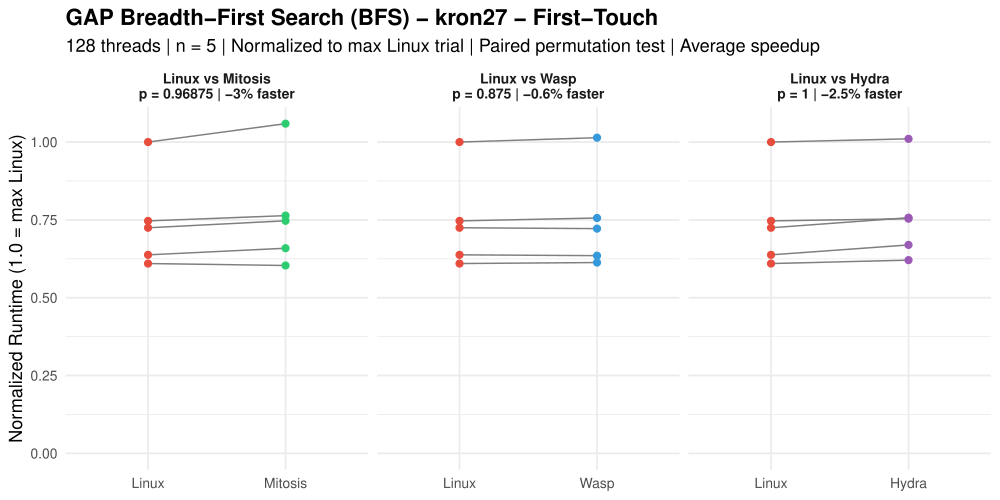

Here is the R script that generated this plot:



###############################################################################
###                              bfs.R                                      ###
###############################################################################

library(ggplot2)

# =============================================================================
# RAW DATA: Trial Times (seconds) – BFS Benchmark
# 128 threads, n=5, repl_order_9 for Hydra
# Source: rawdata.txt
# =============================================================================

data <- list(
  # --- LINUX First-Touch ---
  linux_ft_kron27  = c(0.39534, 0.29521, 0.24107, 0.28652, 0.25213),
  linux_ft_kron28  = c(0.43326, 0.38893, 0.58089, 0.35885, 0.47656),
  linux_ft_kron29  = c(0.98460, 0.77534, 0.60090, 0.75869, 1.08126),
  linux_ft_kron30  = c(1.24678, 2.66584, 1.51447, 2.96633, 1.20656),
  linux_ft_uni27   = c(0.79836, 0.60190, 0.60209, 0.70992, 0.59170),
  linux_ft_uni28   = c(2.24256, 1.85336, 2.32016, 2.02002, 2.05999),
  linux_ft_uni29   = c(2.81867, 2.96304, 5.97070, 2.55078, 2.80120),
  linux_ft_uni30   = c(4.99616, 5.11766, 4.72721, 4.79570, 5.16856),
  linux_ft_twitter = c(0.19449, 0.16970, 0.19503, 0.24759, 0.18189),
  linux_ft_web     = c(0.31523, 0.31139, 0.28996, 0.29125, 0.31093),
  linux_ft_road    = c(0.68861, 0.64204, 0.52577, 0.57417, 0.64966),
  
  # --- LINUX Interleaved ---
  linux_il_kron27  = c(0.34702, 0.18948, 0.16800, 0.20039, 0.21128),
  linux_il_kron28  = c(0.34756, 0.32015, 0.34142, 0.29481, 0.32253),
  linux_il_kron29  = c(0.59040, 0.58410, 0.51100, 0.56126, 0.79681),
  linux_il_kron30  = c(0.99960, 1.84978, 1.08629, 2.13583, 0.93249),
  linux_il_uni27   = c(0.35050, 0.29219, 0.29479, 0.29942, 0.29321),
  linux_il_uni28   = c(0.88142, 0.77727, 1.03920, 0.86755, 0.80848),
  linux_il_uni29   = c(1.41583, 1.50662, 2.19409, 1.26200, 1.40013),
  linux_il_uni30   = c(2.42604, 2.46590, 2.31227, 2.28579, 2.56193),
  linux_il_twitter = c(0.15514, 0.15950, 0.19205, 0.25068, 0.13496),
  linux_il_web     = c(0.20378, 0.19050, 0.18285, 0.18586, 0.19646),
  linux_il_road    = c(0.79331, 0.74093, 0.62783, 0.66626, 0.75095),
  
  # --- MITOSIS Replicated ---
  mitosis_ft_kron27  = c(0.41867, 0.30193, 0.23858, 0.29534, 0.26052),
  mitosis_ft_kron28  = c(0.42969, 0.40048, 0.59270, 0.36506, 0.48361),
  mitosis_ft_kron29  = c(0.97510, 0.81908, 0.63746, 0.80791, 1.08561),
  mitosis_ft_kron30  = c(1.31398, 2.49550, 1.52288, 2.76670, 1.23986),
  mitosis_ft_uni27   = c(0.73725, 0.52245, 0.57123, 0.56808, 0.55668),
  mitosis_ft_uni28   = c(2.09228, 1.81765, 2.40155, 2.05249, 1.88179),
  mitosis_ft_uni29   = c(2.88626, 2.98424, 6.24052, 2.59952, 2.81901),
  mitosis_ft_uni30   = c(5.04417, 5.03641, 4.84113, 4.69046, 5.18991),
  mitosis_ft_twitter = c(0.18883, 0.16984, 0.20095, 0.25039, 0.17003),
  mitosis_ft_web     = c(0.30973, 0.31561, 0.29135, 0.29331, 0.31523),
  mitosis_ft_road    = c(0.71911, 0.68368, 0.55110, 0.59389, 0.68273),
  
  # --- MITOSIS Replicated+Interleaved ---
  mitosis_il_kron27  = c(0.36246, 0.19492, 0.17367, 0.19305, 0.21576),
  mitosis_il_kron28  = c(0.36615, 0.33031, 0.34888, 0.29681, 0.33247),
  mitosis_il_kron29  = c(0.60279, 0.57770, 0.51555, 0.55895, 0.78646),
  mitosis_il_kron30  = c(1.00448, 1.70623, 1.07883, 2.07666, 0.93086),
  mitosis_il_uni27   = c(0.37252, 0.29413, 0.29990, 0.30024, 0.29718),
  mitosis_il_uni28   = c(0.86911, 0.77785, 1.03476, 0.87649, 0.81693),
  mitosis_il_uni29   = c(1.37111, 1.43228, 2.19855, 1.24383, 1.36865),
  mitosis_il_uni30   = c(2.41568, 2.41973, 2.31396, 2.28841, 2.49981),
  mitosis_il_twitter = c(0.15373, 0.15993, 0.20405, 0.23922, 0.13618),
  mitosis_il_web     = c(0.19963, 0.19053, 0.18181, 0.20014, 0.19608),
  mitosis_il_road    = c(0.85709, 0.82027, 0.68255, 0.74305, 0.81967),
  
  # --- WASP First-Touch ---
  wasp_ft_kron27  = c(0.40090, 0.29891, 0.24234, 0.28541, 0.25106),
  wasp_ft_kron28  = c(0.42491, 0.38490, 0.56933, 0.35930, 0.64266),
  wasp_ft_kron29  = c(0.98939, 1.12203, 0.64602, 0.81763, 1.12446),
  wasp_ft_kron30  = c(1.32731, 3.07184, 1.60448, 2.92576, 1.28872),
  wasp_ft_uni27   = c(0.66087, 0.48427, 0.59814, 0.58436, 0.52640),
  wasp_ft_uni28   = c(2.28764, 2.08114, 2.47150, 2.28651, 1.95981),
  wasp_ft_uni29   = c(2.82046, 2.92439, 6.18168, 2.57943, 2.78541),
  wasp_ft_uni30   = c(5.24666, 5.19646, 4.81023, 4.88284, 5.36276),
  wasp_ft_twitter = c(0.16135, 0.16481, 0.22011, 0.28995, 0.15958),
  wasp_ft_web     = c(0.30484, 0.31054, 0.30349, 0.28998, 0.31321),
  wasp_ft_road    = c(0.70433, 0.67665, 0.55567, 0.57323, 0.67890),
  
  # --- WASP Interleaved ---
  wasp_il_kron27  = c(0.33780, 0.18859, 0.16845, 0.18779, 0.21226),
  wasp_il_kron28  = c(0.36193, 0.32298, 0.34405, 0.29115, 0.32547),
  wasp_il_kron29  = c(0.61027, 0.57574, 0.82591, 0.55361, 0.77391),
  wasp_il_kron30  = c(1.00537, 2.28614, 1.09304, 2.03069, 0.94333),
  wasp_il_uni27   = c(0.35574, 0.29864, 0.29540, 0.30179, 0.35613),
  wasp_il_uni28   = c(0.88866, 0.95789, 1.04035, 0.87169, 0.81889),
  wasp_il_uni29   = c(1.42305, 1.51290, 2.20200, 1.29238, 1.42866),
  wasp_il_uni30   = c(3.13147, 2.41080, 2.30456, 2.28989, 2.49246),
  wasp_il_twitter = c(0.15932, 0.15896, 0.19770, 0.24953, 0.13550),
  wasp_il_web     = c(0.20368, 0.18863, 0.18351, 0.19027, 0.19005),
  wasp_il_road    = c(0.82392, 0.76485, 0.63280, 0.69207, 0.77911),
  
  # --- HYDRA Replicated (repl_order_9) ---
  hydra_ft_kron27  = c(0.39941, 0.29800, 0.24541, 0.29931, 0.26472),
  hydra_ft_kron28  = c(0.45786, 0.41634, 0.59446, 0.37978, 0.50311),
  hydra_ft_kron29  = c(1.08413, 0.83063, 0.68114, 0.83419, 1.13264),
  hydra_ft_kron30  = c(1.44842, 2.58800, 1.58603, 2.89163, 1.28970),
  hydra_ft_uni27   = c(0.81929, 0.65879, 0.67303, 0.76665, 0.65905),
  hydra_ft_uni28   = c(2.00960, 1.84905, 2.41788, 2.10091, 1.90960),
  hydra_ft_uni29   = c(2.93373, 3.02496, 6.25218, 2.67045, 2.97470),
  hydra_ft_uni30   = c(5.31154, 5.26837, 5.03181, 4.92181, 5.49664),
  hydra_ft_twitter = c(0.17027, 0.17673, 0.20505, 0.28116, 0.16631),
  hydra_ft_web     = c(0.30612, 0.33415, 0.29623, 0.29523, 0.31563),
  hydra_ft_road    = c(1.08329, 1.04928, 0.90961, 0.97021, 1.03769),
  
  # --- HYDRA Replicated+Interleaved (repl_order_9) ---
  hydra_il_kron27  = c(0.35079, 0.20624, 0.17250, 0.19449, 0.22235),
  hydra_il_kron28  = c(0.38683, 0.33695, 0.35768, 0.30188, 0.33931),
  hydra_il_kron29  = c(0.64828, 0.59462, 0.53788, 0.55256, 0.78890),
  hydra_il_kron30  = c(1.17613, 1.73788, 1.12181, 2.07758, 0.97412),
  hydra_il_uni27   = c(0.35819, 0.30027, 0.30293, 0.31082, 0.31426),
  hydra_il_uni28   = c(0.89305, 0.80852, 1.04394, 0.89700, 0.82442),
  hydra_il_uni29   = c(1.56209, 1.60389, 2.21582, 1.40118, 1.52736),
  hydra_il_uni30   = c(2.74216, 2.68902, 2.53779, 2.52880, 2.77665),
  hydra_il_twitter = c(0.15072, 0.16138, 0.20270, 0.24180, 0.13618),
  hydra_il_web     = c(0.21073, 0.19901, 0.19221, 0.19087, 0.19650),
  hydra_il_road    = c(1.14437, 1.13205, 0.97137, 1.01711, 1.10390)
)

# =============================================================================
# PAIRED PERMUTATION TEST (exact, one-sided: Linux slower → diff > 0)
# =============================================================================

perm_test <- function(baseline, treatment) {
  d <- baseline - treatment
  obs <- mean(d)
  n <- length(d)
  perm_stats <- numeric(2^n)
  for (i in 0:(2^n - 1)) {
    signs <- 2 * as.integer(intToBits(i)[1:n]) - 1
    perm_stats[i + 1] <- mean(signs * abs(d))
  }
  p <- mean(perm_stats >= obs)
  return(list(obs = obs, p = p))
}

# =============================================================================
# RUN ALL TESTS
# =============================================================================

graphs <- c("kron27", "kron28", "kron29", "kron30",
            "uni27", "uni28", "uni29", "uni30",
            "twitter", "web", "road")
policies <- c("ft", "il")
policy_labels <- c(ft = "First-Touch", il = "Interleaved")
systems <- c("mitosis", "wasp", "hydra")

results <- data.frame()

pdf("bfs.pdf", width = 10, height = 5)

for (graph in graphs) {
  for (pol in policies) {
    linux_key <- paste0("linux_", pol, "_", graph)
    for (sys in systems) {
      sys_key <- paste0(sys, "_", pol, "_", graph)
      res <- perm_test(data[[linux_key]], data[[sys_key]])
      results <- rbind(results, data.frame(
        Graph = graph,
        Policy = policy_labels[pol],
        Comparison = paste("Linux vs", tools::toTitleCase(sys)),
        MeanDiff = round(res$obs, 5),
        p_value = res$p,
        stringsAsFactors = FALSE
      ))
    }
  }
}

# Print results table
cat("\n====== PAIRED PERMUTATION TEST RESULTS (exact, one-sided) ======\n")
cat("BFS (Breadth-First Search)\n")
cat("128 threads | 5 trials | repl_order_9 for Hydra\n\n")
print(results, row.names = FALSE)

# Count significant results
cat("\n\nSignificant (p < 0.05):", sum(results$p_value < 0.05), "of", nrow(results), "\n")
cat("Non-significant (p >= 0.05):", sum(results$p_value >= 0.05), "of", nrow(results), "\n")

# =============================================================================
# PLOTS: One per graph per policy, with 3 facets (Mitosis, WASP, Hydra)
# =============================================================================

for (graph in graphs) {
  for (pol in policies) {
    linux_key <- paste0("linux_", pol, "_", graph)
    max_linux <- max(data[[linux_key]])
    df_list <- list()
    
    for (sys in systems) {
      sys_key <- paste0(sys, "_", pol, "_", graph)
      res <- perm_test(data[[linux_key]], data[[sys_key]])
      sys_label <- tools::toTitleCase(sys)
      pct <- round(res$obs / mean(data[[linux_key]]) * 100, 1)
      label <- paste0("Linux vs ", sys_label,
                      "\np = ", res$p,
                      " | ", pct, "% faster")
      df_list[[sys]] <- data.frame(
        Trial = rep(1:5, 2),
        Zeit = c(data[[linux_key]] / max_linux, data[[sys_key]] / max_linux),
        Bedingung = factor(rep(c("Linux", sys_label), each = 5),
                           levels = c("Linux", sys_label)),
        Vergleich = label
      )
    }
    
    df <- do.call(rbind, df_list)
    df$Vergleich <- factor(df$Vergleich, levels = unique(df$Vergleich))
    
    p <- ggplot(df, aes(x = Bedingung, y = Zeit)) +
      geom_line(aes(group = Trial), color = "gray50", linewidth = 0.5) +
      geom_point(aes(color = Bedingung), size = 2) +
      scale_color_manual(values = c("Linux" = "#E74C3C",
                                    "Mitosis" = "#2ECC71",
                                    "Wasp" = "#3498DB",
                                    "Hydra" = "#9B59B6")) +
      coord_cartesian(ylim = c(0, NA)) +
      facet_wrap(~ Vergleich, scales = "free_x") +
      labs(
        title = paste0("GAP Breadth-First Search (BFS) - ",
                       graph, " - ", policy_labels[pol]),
        subtitle = "128 threads | n = 5 | Normalized to max Linux trial | Paired permutation test | Average speedup",
        x = NULL,
        y = "Normalized Runtime (1.0 = max Linux)"
      ) +
      theme_minimal(base_size = 13) +
      theme(legend.position = "none",
            plot.title = element_text(face = "bold"),
            strip.text = element_text(face = "bold", size = 10))
    
    print(p)
  }
}

dev.off()
cat("Saved all plots to bfs.pdf\n")
